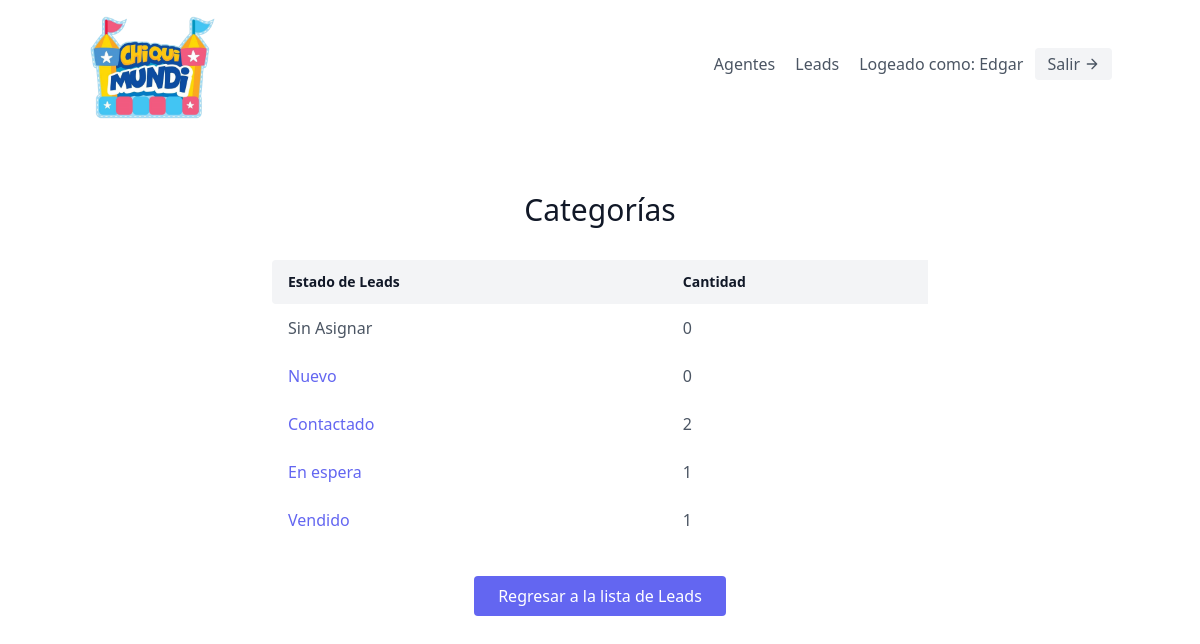
The page /leads/categories/ (signed in) on the database its author committed.
### leads/models.py (models this page shows, shortened)
class User(AbstractUser):
    is_organisor = models.BooleanField(default=True)
    is_agent = models.BooleanField(default=False)

class Category(models.Model):       #Nuevo, Contactado, En espera, Vendido
    name = models.CharField(max_length=30)
    organisation = models.ForeignKey(UserProfile, on_delete=models.CASCADE)

### leads/views.py (the view)
# urls.py: path('categories/', CategoryListView.as_view(), name='category-list'),
class CategoryListView(LoginRequiredMixin, generic.ListView):
    template_name = "leads/category_list.html"
    context_object_name = "category_list"
    def get_context_data(self, **kwargs):
        context = super(CategoryListView, self).get_context_data(**kwargs)
        user = self.request.user
        if user.is_organisor:
            leads_queryset = Lead.objects.filter(
                organisation=user.userprofile,
            )
        else:
            leads_queryset = Lead.objects.filter(
                organisation=user.agent.organisation,
            )
        categories_with_lead_counts = []
        for category in self.get_queryset():
            lead_count = leads_queryset.filter(category=category).count()
            categories_with_lead_counts.append({
                "category": category,
                "lead_count": lead_count
            })
        context.update({
            "unassigned_lead_count": leads_queryset.filter(category__isnull=True).count(),
            "categories_with_lead_counts": categories_with_lead_counts
        })
        return context
    def get_queryset(self):
        user = self.request.user
        if user.is_organisor:
            queryset = Category.objects.filter(
                organisation=user.userprofile,
            )
        else:
            leads_queryset = Lead.objects.filter(
                organisation=user.agent.organisation,
            )
            leads_queryset = leads_queryset.filter(agent__user=user)
            queryset = Category.objects.filter(leads__in=leads_queryset).distinct()
        return queryset

### leads/templates/leads/category_list.html
{% extends "base.html" %}
{% block content %}
<section class="text-gray-600 body-font">
  <div class="container px-5 py-16 mx-auto">
    <div class="text-center mb-8">
      <h1 class="text-3xl font-medium text-gray-900">Categorías</h1>
    </div>
    <div class="lg:w-2/3 w-full mx-auto overflow-x-auto">
      <table class="w-full text-left whitespace-no-wrap">
        <thead>
          <tr>
            <th class="px-4 py-3 text-gray-900 text-sm bg-gray-100 rounded-tl rounded-bl">Estado de Leads</th>
            <th class="px-4 py-3 text-gray-900 text-sm bg-gray-100">Cantidad</th>
          </tr>
        </thead>
        <tbody>
            <tr>
                <td class="px-4 py-3">Sin Asignar</td>
                <td class="px-4 py-3">{{ unassigned_lead_count }}</td>
            </tr>
            {% for category_with_lead_count in categories_with_lead_counts %}
            <tr>
                <td class="px-4 py-3">
                    <a href="{% url 'leads:category-detail' category_with_lead_count.category.pk %}" class="text-indigo-500 hover:underline">
                        {{ category_with_lead_count.category.name }}
                    </a>
                </td>
                <td class="px-4 py-3">{{ category_with_lead_count.lead_count }}</td>
            </tr>
            {% endfor %}
        </tbody>
      </table>
    </div>
    <div class="flex justify-center mt-8">
            <a href="{% url 'leads:list'%}"
              class="inline-flex text-white bg-indigo-500 border-0 py-2 px-6 focus:outline-none hover:bg-indigo-600 rounded md:mb-0 mb-2">Regresar
              a la lista de Leads</a>
    </div>
  </div>
</section>
{% endblock content %}

### templates/navbar.html (shortened to what this page needs)
{% if request.user.is_authenticated %}
<header class="text-gray-600 body-font">
    <div class="container mx-auto flex flex-wrap flex-col md:flex-row items-center">
      <a href="{% url 'home' %}" class="flex title-font font-medium items-center text-gray-900 mb-4 md:mb-0">
        <img class="w-32 h-32" src="/static/images/chiquimundi.png" alt="Logo Chiquimundi">
      </a>
      <nav class="md:ml-auto flex flex-wrap items-center text-base justify-center">
      {% if not request.user.is_authenticated %}
        <a href="{% url 'signup' %}" class="mr-5 hover:text-gray-900">Registrar nuevo Usuario</a>
      {% else %}
        {% if request.user.is_organisor %}
        <a href="{% url 'agents:agent-list' %}" class="mr-5 hover:text-gray-900">Agentes</a>
        {% endif %}
        <a href="{% url 'leads:list' %}" class="mr-5 hover:text-gray-900">Leads</a>
      {% endif %}
      </nav>
      {% if request.user.is_authenticated %}
        Logeado como: {{ request.user.username }}
        <a href="{% url 'logout' %}" class="ml-3 inline-flex items-center bg-gray-100 border-0 py-1 px-3 focus:outline-none hover:bg-gray-200 rounded text-base mt-4 md:mt-0">Salir
          <svg fill="none" stroke="currentColor" stroke-linecap="round" stroke-linejoin="round" stroke-width="2" class="w-4 h-4 ml-1" viewBox="0 0 24 24">
            <path d="M5 12h14M12 5l7 7-7 7"></path>
          </svg>
        </a>
      {% endif %}
    </div>
  </header>
  {% endif %}

### rows shown on the page
User: user.username "Edgar"
Category: category.name "Nuevo", lead_count "0"
Category: category.name "Contactado", lead_count "2"
Category: category.name "En espera", lead_count "1"
Category: category.name "Vendido", lead_count "1"

### other values the page prints
{{ unassigned_lead_count }} "0"
